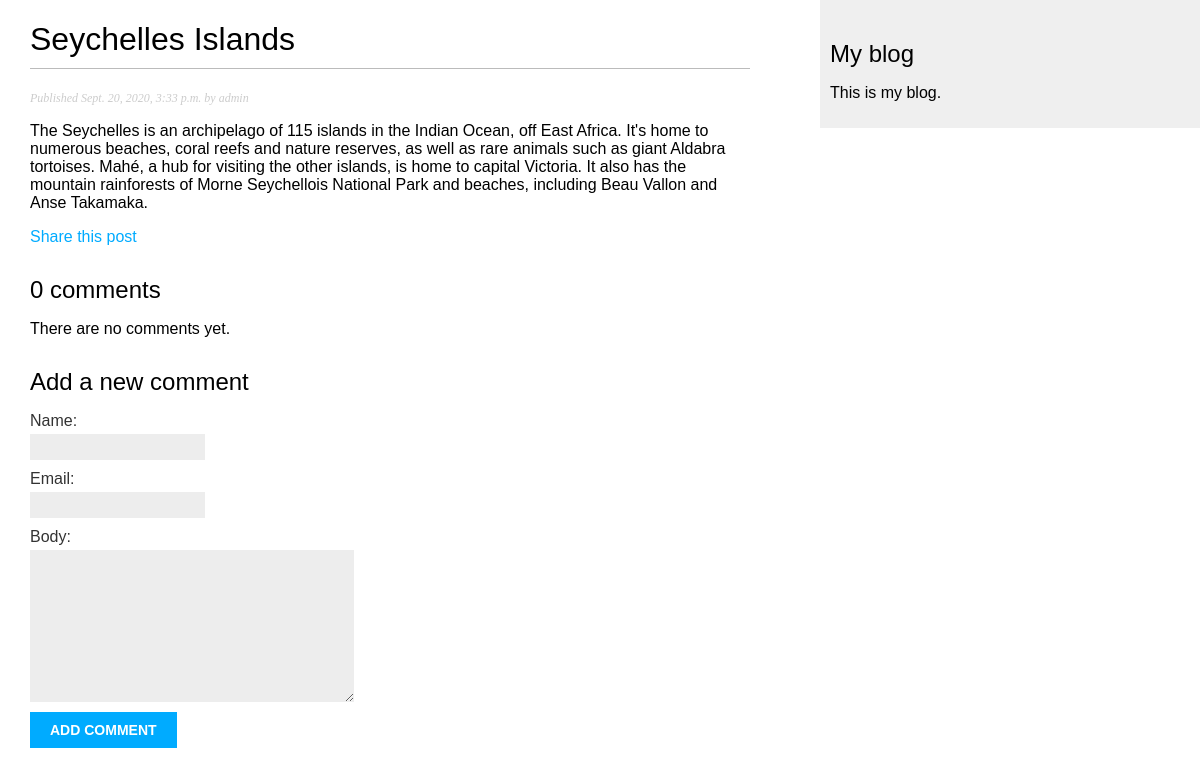
The app's page /2020/9/20/seychelles-islands/, older data.
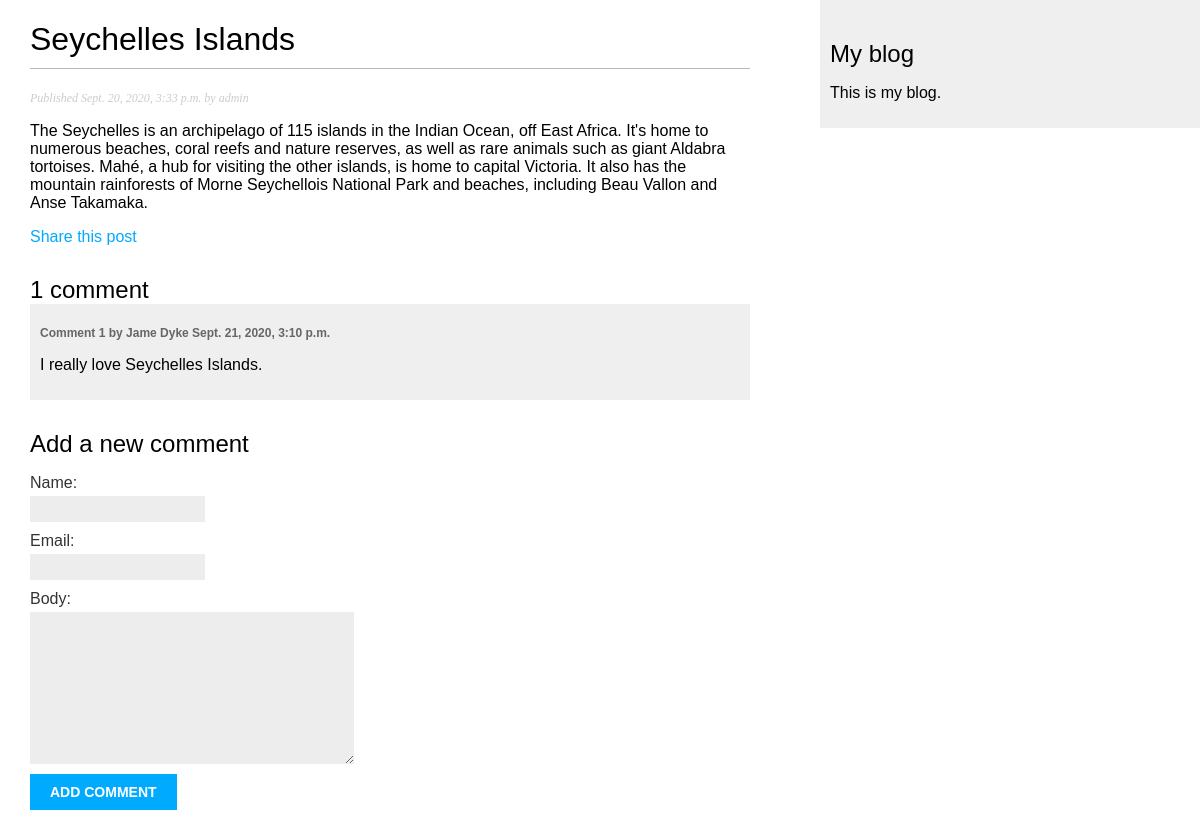
The same page, newer data.
### blog/models.py (models this page shows, shortened)
class Post(models.Model):
    STATUS_CHOICES = (
        ('draft', 'Draft'),
        ('published', 'Published'),
    )
    title = models.CharField(max_length=250)
    slug = models.SlugField(max_length=250,
                            unique_for_date='publish')
    author = models.ForeignKey(User, on_delete=models.CASCADE,
                               related_name='blog_posts')
    body = models.TextField()
    publish = models.DateTimeField(default=timezone.now)
    created = models.DateTimeField(auto_now_add=True)
    updated = models.DateTimeField(auto_now=True)
    status = models.CharField(max_length=10,
                              choices=STATUS_CHOICES, default='draft')
    objects = models.Manager()  # Default manager
    published = PublishedManager()  # Custom manager
    class Meta:
        ordering = ('-publish',)

class Comment(models.Model):
    post = models.ForeignKey(Post,
                             on_delete=models.CASCADE,
                             related_name='comments')
    name = models.CharField(max_length=80)
    email = models.EmailField()
    body = models.TextField()
    created = models.DateTimeField(auto_now_add=True)
    updated = models.DateTimeField(auto_now=True)
    active = models.BooleanField(default=True)
    class Meta:
        ordering = ('created',)

### blog/views.py (the view)
# urls.py: path('<int:year>/<int:month>/<int:day>/<slug:post>/', views.post_detail, name='post_detail'),
def post_detail(request, year, month, day, post):
    post = get_object_or_404(Post, slug=post,
                             status='published',
                             publish__year=year,
                             publish__month=month,
                             publish__day=day
                             )
    comments = post.comments.filter(active=True)
    new_comment = None
    if request.method == 'POST':
        comment_form = CommentForm(data=request.POST)
        if comment_form.is_valid():
            new_comment = comment_form.save(commit=False)
            new_comment.post = post   # Assign the current post to the comment
            new_comment.save()
    else:
        comment_form = CommentForm
    return render(request, 'blog/post/detail.html',
                  {'post': post,
                   'comments': comments,
                   'new_comment': new_comment,
                   'comment_form': comment_form
                   })

### templates/blog/post/detail.html (shortened to what this page needs)
{% extends 'blog/base.html' %}
{% block content %}
    <h1>{{ post.title }}</h1>
    <p class="date">
       Published {{ post.publish }} by {{ post.author }}
    </p>
    {{ post.body|linebreaks }}
    <p>
        <a href="{% url 'blog:post_share' post.id %}">
            Share this post
        </a>
    </p>
    {% with comments.count as total_comments %}
        <h2>
            {{ total_comments }} comment{{ total_comments|pluralize }}
        </h2>
    {% endwith %}
    {% for comment in comments %}
        <div class="comment">
            <p class="info">
                Comment {{ forloop.counter }} by {{ comment.name }}
                {{ comment.created }}
            </p>
            {{ comment.body|linebreaks }}
        </div>
    {% empty %}
        <p>There are no comments yet.</p>
    {% endfor %}
    {% if new_comment %}
        <h2>Your comment has been added.</h2>
    {% else %}
        <h2>Add a new comment</h2>
        <form method="post">
            {{ comment_form.as_p }}
            <p><input type="submit" value="Add comment"></p>
        </form>
    {% endif %}
{% endblock %}

### templates/blog/base.html (shortened to what this page needs)
{% load static %}
<!DOCTYPE html>
<html>
    <head>
        <link href="{% static 'css/blog.css' %}" rel="stylesheet">
    </head>
    <body>
        <div id="content">
            {% block content %}
            {% endblock %}
        </div>
        <div id="sidebar">
            <h2>My blog</h2>
            <p>This is my blog.</p>
        </div>
    </body>
</html>

### static/css/blog.css (style rules this page uses)
body { margin:0; padding:0; font-family:helvetica, sans-serif; }
a { color:#00abff; text-decoration:none; }
h1 { font-weight:normal; border-bottom:1px solid #bbb; padding:0 0 10px 0; }
h2 { font-weight:normal; margin:30px 0 0; }
#content { float:left; width:60%; padding:0 0 0 30px; }
#sidebar { float:right; width:30%; padding:10px; background:#efefef; height:100%; }
p.date { color:#ccc; font-family: georgia, serif; font-size: 12px; font-style: italic; }
label { float:left; clear:both; color:#333; margin-bottom:4px; }
input, textarea { clear:both; float:left; margin:0 0 10px; background:#ededed; border:0; padding:6px 10px; font-size:12px; }
input[type=submit] { font-weight:bold; background:#00abff; color:#fff; padding:10px 20px; font-size:14px; text-transform:uppercase; }
.comment { padding:10px; }
.comment:nth-child(even) { background:#efefef; }
.comment .info { font-weight:bold; font-size:12px; color:#666; }

Row changes from the older to the newer data that the page shows:
added Comment: name "Jame Dyke", created "Sept. 21, 2020, 3:10 p.m.", body "I really love Seychelles Islands."
Text that changed along with them:
{{ total_comments }}: "0" → "1"
text no longer shown: "There are no comments yet."
